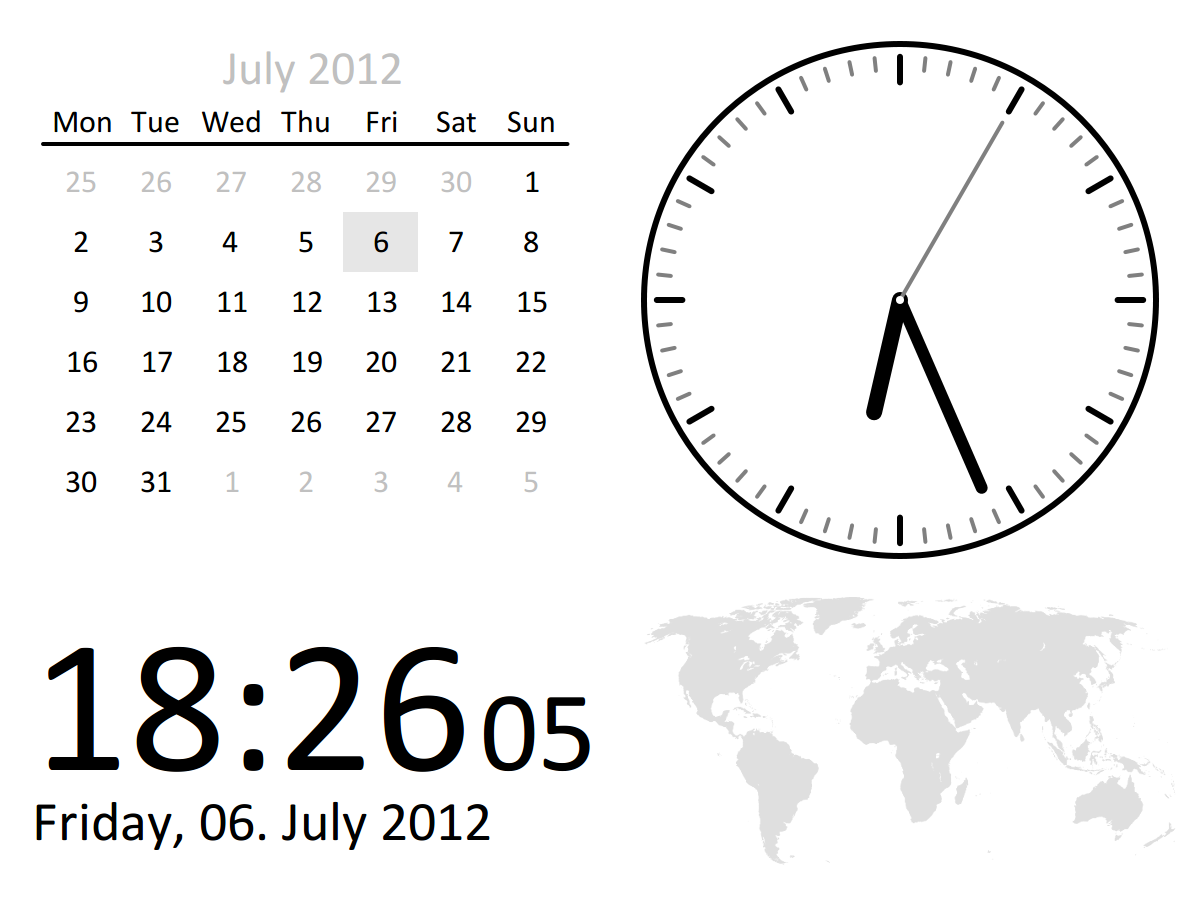

This chart was generated by the following Python code:
#! /usr/bin/env python
##
##  clockgr - A fullscreen clock for Gtk+
##  Copyright (C) 2012 Ingo Ruhnke <grumbel@gmail.com>
##
##  This program is free software: you can redistribute it and/or modify
##  it under the terms of the GNU General Public License as published by
##  the Free Software Foundation, either version 3 of the License, or
##  (at your option) any later version.
##
##  This program is distributed in the hope that it will be useful,
##  but WITHOUT ANY WARRANTY; without even the implied warranty of
##  MERCHANTABILITY or FITNESS FOR A PARTICULAR PURPOSE.  See the
##  GNU General Public License for more details.
##
##  You should have received a copy of the GNU General Public License
##  along with this program.  If not, see <http://www.gnu.org/licenses/>.

import pygtk
import math
from datetime import datetime, timedelta
pygtk.require('2.0')
import gtk, gobject, cairo

background_color = (0,0,0)
midcolor = (0.5, 0.5, 0.5)
foreground_color = (1,1,1)

foreground_color = (0,0,0)
midcolor = (0.5, 0.5, 0.5)
background_color = (1,1,1)

system_font = "DejaVu Sans"
# system_font = "DejaVu Serif"
# system_font = "Inconsolata"
# system_font = "Arial"
# system_font = "Segoe UI"
system_font = "Calibri"
# system_font = "Corbel"
# system_font = "Candara"

# Create a GTK+ widget on which we will draw using Cairo
class Screen(gtk.DrawingArea):
    # Draw in response to an expose-event
    __gsignals__ = { "expose-event": "override" }

    def __init__(self, *args):
        gtk.DrawingArea.__init__(self, *args)
        
        self.stop_watch = False
        self.stop_watch_start_time  = None
        self.stop_watch_stop_time  = None
        
        self.calendar_offset = 0

        self.world = cairo.ImageSurface.create_from_png("world.png")

    # Handle the expose-event by drawing
    def do_expose_event(self, event):
        # Create the cairo context
        cr = self.window.cairo_create()

        # Restrict Cairo to the exposed area; avoid extra work
        cr.rectangle(event.area.x, event.area.y,
                event.area.width, event.area.height)
        cr.clip()
        self.draw(cr, *self.window.get_size())

    def draw(self, cr, width, height):
        # Fill the background with gray
        cr.set_source_rgb(*background_color)
        cr.rectangle(0, 0, width, height)
        cr.fill()

        now = datetime.now()

        self.draw_digital(cr, now)

        self.draw_analog(cr, now, 900, 300, 256, 256)

        if self.stop_watch_start_time:
            self.draw_stopwatch(cr, now)
        else:
            self.draw_calender(cr, now, 80, 100)
        
        self.draw_world(cr)

    def draw_world(self, cr):
        cr.set_source_surface(self.world, 
                              1200 - self.world.get_width()  - 16, 
                              900  - self.world.get_height() - 32)
        cr.paint_with_alpha(0.125)

    def draw_digital(self, cr, now):
        date    = now.strftime("%A, %d. %B %Y")
        time    = now.strftime("%H:%M")
        seconds = now.strftime("%S")

        cr.select_font_face(system_font,
                cairo.FONT_SLANT_NORMAL, cairo.FONT_WEIGHT_NORMAL)

        cr.set_source_rgb(*foreground_color)

        cr.set_font_size(192)
        cr.move_to(32, 770)
        cr.show_text(time)
        xbearing, ybearing, width, height, xadvance, yadvance = cr.text_extents(time)

        cr.set_font_size(192 * 0.6)
        cr.move_to(32 + width + 32, 770)
        cr.show_text(seconds)

        cr.set_font_size(56)
        cr.move_to(32, 840)
        cr.show_text(date)       

    def draw_stopwatch(self, cr, now):
        if self.stop_watch_stop_time:
            t = self.stop_watch_stop_time - self.stop_watch_start_time
        else:
            t = now - self.stop_watch_start_time

        time    = "%02d:%02d" % (t.seconds/(60*60), (t.seconds%(60*60))/60)
        seconds = "%02d'%02d" % (t.seconds%60, t.microseconds/10000)

        cr.select_font_face(system_font,
                            cairo.FONT_SLANT_NORMAL, cairo.FONT_WEIGHT_NORMAL)

        cr.set_source_rgb(*foreground_color)

        cr.set_font_size(24)
        cr.move_to(32, 64)
        cr.show_text("Stopwatch:")

        cr.set_font_size(192/2)
        cr.move_to(32, 150)
        cr.show_text(time)

        xbearing, ybearing, width, height, xadvance, yadvance = cr.text_extents(time)

        cr.set_font_size(192/2 * 0.6)
        cr.move_to(32 + width + 16, 150)
        cr.show_text(seconds)        

    def draw_calender(self, cr, now, x_pos, y_pos):
        cr.select_font_face(system_font,
                            cairo.FONT_SLANT_NORMAL, cairo.FONT_WEIGHT_NORMAL)

        cell_width  = 75
        cell_height = 60

        year  = now.year
        month = now.month
        month += self.calendar_offset

        while month < 1:
            year  -= 1
            month += 12

        while month > 12:
            year  += 1
            month -= 12

        start = datetime(year, month, 1)
        start = start - timedelta(start.weekday())
        today = start

        cr.set_source_rgb(0.75,0.75,0.75)
        cr.set_font_size(48)
        s = datetime(year, month, 1).strftime("%B %Y")
        xbearing, ybearing, width, height, xadvance, yadvance = cr.text_extents(s)
        cr.move_to(x_pos + 232 - width/2, y_pos - 16)
        cr.show_text(s)

        cr.set_source_rgb(*foreground_color)
        cr.set_font_size(32)
        days = ["Mon", "Tue", "Wed", "Thu", "Fri", "Sat", "Sun"]
        for x in range(0,7):
                xbearing, ybearing, width, height, xadvance, yadvance = cr.text_extents(days[x])
                cr.move_to(x_pos + x * cell_width - width/2, 
                           y_pos + 32 + 0 * cell_height)
                cr.show_text(days[x])
            
        cr.move_to(x_pos - cell_width/2,   y_pos + height*2)
        cr.line_to(x_pos + cell_width * 6.5, y_pos + height*2)
        cr.stroke()

        cr.select_font_face(system_font,
                            cairo.FONT_SLANT_NORMAL, cairo.FONT_WEIGHT_NORMAL)

        for y in range(0,6):
            for x in range(0,7):
                s = "%d" % today.day
                                
                if today.month != month:
                    cr.set_source_rgb(0.75, 0.75, 0.75)
                else:
                    if today.day == now.day and today.month == now.month and self.calendar_offset == 0:
                        # cr.set_source_rgb(*foreground_color)
                        cr.set_source_rgb(*foreground_color)
                        cr.rectangle(x_pos + x * cell_width - cell_width/2, 
                                     y_pos + 32 + cell_height + y * cell_height - cell_height/2 - 10, 
                                     cell_width, cell_height)
                        cr.fill()
                        cr.set_source_rgb(*background_color)
                        # cr.set_source_rgb(*foreground_color)
                        cr.select_font_face(system_font,
                                            cairo.FONT_SLANT_NORMAL, cairo.FONT_WEIGHT_NORMAL)
                    else:
                        cr.select_font_face(system_font,
                                            cairo.FONT_SLANT_NORMAL, cairo.FONT_WEIGHT_NORMAL)
                        cr.set_source_rgb(*foreground_color)

                xbearing, ybearing, width, height, xadvance, yadvance = cr.text_extents(s)

                cr.move_to(x_pos + x * cell_width - width/2, 
                           y_pos + 32 + cell_height + y * cell_height)
                # now.day, now.month
                # now.weekday()
                cr.show_text(s)
                today = today + timedelta(days=1)

    def draw_analog(self, cr, now, x, y, width, height):
        cr.set_source_rgb(*foreground_color)
        cr.new_path()
        cr.set_line_width(6.0)
        cr.arc(x, y, width, 0, 2 * math.pi)
        cr.stroke()

        cr.set_source_rgb(*midcolor)
        cr.set_line_width(4.0)
        cr.set_line_cap(cairo.LINE_CAP_ROUND)
        cr.new_path()
        for i in range(0,60):
            angle = i*2.0*math.pi/60.0
            cr.move_to(x + math.cos(angle)*width*0.90,
                       y + math.sin(angle)*width*0.90)
            cr.line_to(x + math.cos(angle)*width*0.95,
                       y + math.sin(angle)*width*0.95)
        cr.stroke()

        cr.set_source_rgb(*foreground_color)
        cr.set_line_width(6.0)
        cr.set_line_cap(cairo.LINE_CAP_ROUND)
        cr.new_path()
        for i in range(0,12):
            angle = i*2.0*math.pi/12.0
            cr.move_to(x + math.cos(angle)*width*0.85,
                       y + math.sin(angle)*width*0.85)
            cr.line_to(x + math.cos(angle)*width*0.95,
                       y + math.sin(angle)*width*0.95)
        cr.stroke()

        hour   = (now.hour   / 12.0 + now.minute / 60.0 / 12.0) * 2.0 * math.pi - math.pi/2.0
        minute = (now.minute / 60.0 + now.second / 60.0 / 60.0) * 2.0 * math.pi - math.pi/2.0
        second = (now.second / 60.0) * 2.0 * math.pi - math.pi/2.0

        # hour
        cr.set_source_rgb(*foreground_color)
        cr.new_path()
        cr.set_line_width(16.0)
        cr.set_line_cap(cairo.LINE_CAP_ROUND)
        cr.move_to(x + math.cos(hour)*width*0.0,
                   y + math.sin(hour)*width*0.0)
        cr.line_to(x + math.cos(hour)*width*0.45,
                   y + math.sin(hour)*width*0.45)
        cr.stroke()

        # minute
        cr.set_source_rgb(*foreground_color)
        cr.new_path()
        cr.set_line_width(12.0)
        cr.set_line_cap(cairo.LINE_CAP_ROUND)
        cr.move_to(x + math.cos(minute)*width*0.0,
                   y + math.sin(minute)*width*0.0)
        cr.line_to(x + math.cos(minute)*width*0.8,
                   y + math.sin(minute)*width*0.8)
        cr.stroke()

        # second
        cr.set_source_rgb(*midcolor)
        cr.new_path()
        cr.set_line_width(4.0)
        cr.set_line_cap(cairo.LINE_CAP_ROUND)
        cr.move_to(x + math.cos(second)*width*0.0,
                   y + math.sin(second)*width*0.0)
        cr.line_to(x + math.cos(second)*width*0.8,
                   y + math.sin(second)*width*0.8)
        cr.stroke()

        cr.set_source_rgb(*background_color)
        cr.new_path()
        cr.arc(x,y,4, 0, 2.0*math.pi)
        cr.fill()

    def update(self):
        if not self.stop_watch:
            self.queue_draw()
        return True

    def update_fast(self):
        self.queue_draw_area(0,0,500,180)
        if self.stop_watch:
            return True
        else:
            return False

    def start_stop_watch(self):
        if self.stop_watch:
            self.update_fast()
            self.stop_watch = False            
            self.stop_watch_stop_time = datetime.now()
        else:
            self.stop_watch = True
            if not self.stop_watch_stop_time:
                self.stop_watch_start_time = datetime.now()
            else:
                self.stop_watch_start_time = datetime.now() - (self.stop_watch_stop_time - self.stop_watch_start_time)
                self.stop_watch_stop_time  = None
            gobject.timeout_add(31, self.update_fast)
            self.queue_draw()

    def clear_stop_watch(self):
        self.queue_draw()
        self.stop_watch = False
        self.stop_watch_start_time = None
        self.stop_watch_stop_time  = None
        self.calendar_offset = 0

    def calendar_right(self):
        self.calendar_offset += 1
        self.queue_draw()

    def calendar_left(self):
        self.calendar_offset -= 1
        self.queue_draw()

    def invert(self):
        global foreground_color, background_color
        foreground_color, background_color = background_color, foreground_color
        self.queue_draw()

def realize_cb(widget):
    pixmap = gtk.gdk.Pixmap(None, 1, 1, 1)
    color = gtk.gdk.Color()
    cursor = gtk.gdk.Cursor(pixmap, pixmap, color, color, 0, 0)
    widget.window.set_cursor(cursor)

# GTK mumbo-jumbo to show the widget in a window and quit when it's closed
def run(Widget):
    window = gtk.Window()

    accelgroup = gtk.AccelGroup()
    key, modifier = gtk.accelerator_parse('Escape')
    accelgroup.connect_group(key,
                             modifier,
                             gtk.ACCEL_VISIBLE,
                             gtk.main_quit)
    key, modifier = gtk.accelerator_parse('f')
    accelgroup.connect_group(key,
                             modifier,
                             gtk.ACCEL_VISIBLE,
                             lambda *args: window.fullscreen())
    key, modifier = gtk.accelerator_parse('space')
    accelgroup.connect_group(key,
                             modifier,
                             gtk.ACCEL_VISIBLE,
                             lambda *args: widget.start_stop_watch())
    key, modifier = gtk.accelerator_parse('Return')
    accelgroup.connect_group(key,
                             modifier,
                             gtk.ACCEL_VISIBLE,
                             lambda *args: widget.clear_stop_watch())

    key, modifier = gtk.accelerator_parse('1')
    accelgroup.connect_group(key,
                             modifier,
                             gtk.ACCEL_VISIBLE,
                             lambda *args: widget.calendar_left())
    key, modifier = gtk.accelerator_parse('2')
    accelgroup.connect_group(key,
                             modifier,
                             gtk.ACCEL_VISIBLE,
                             lambda *args: widget.calendar_right())

    key, modifier = gtk.accelerator_parse('i')
    accelgroup.connect_group(key,
                             modifier,
                             gtk.ACCEL_VISIBLE,
                             lambda *args: widget.invert())

    window.add_accel_group(accelgroup)

    window.set_size_request(1200,900)
    window.connect("delete-event", gtk.main_quit)
    window.connect("realize", realize_cb)

    widget = Widget()
    widget.show()
    window.add(widget)
    window.present()
    #window.fullscreen()
    gobject.timeout_add (1000, widget.update)

    gtk.main()

if __name__ == "__main__":
    run(Screen)

# EOF #
